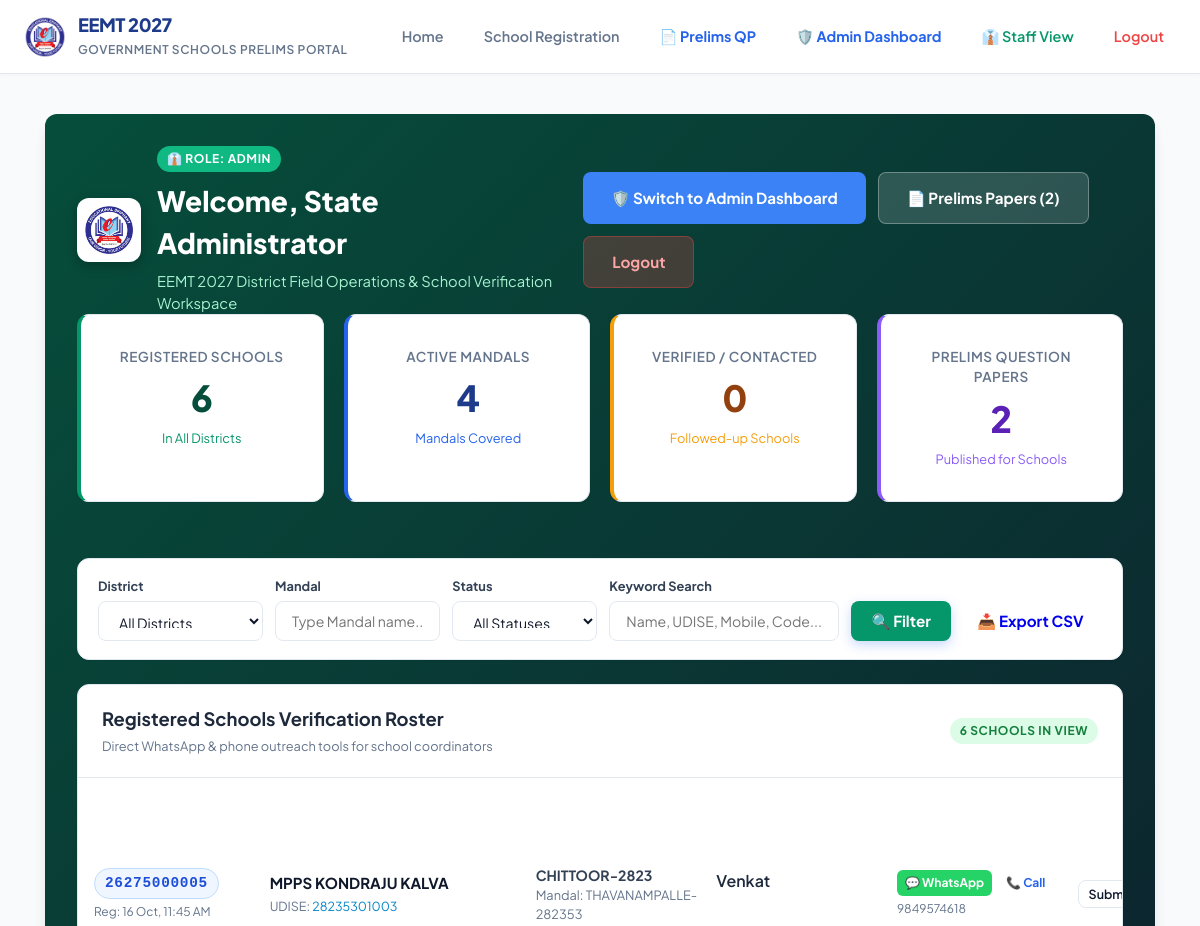
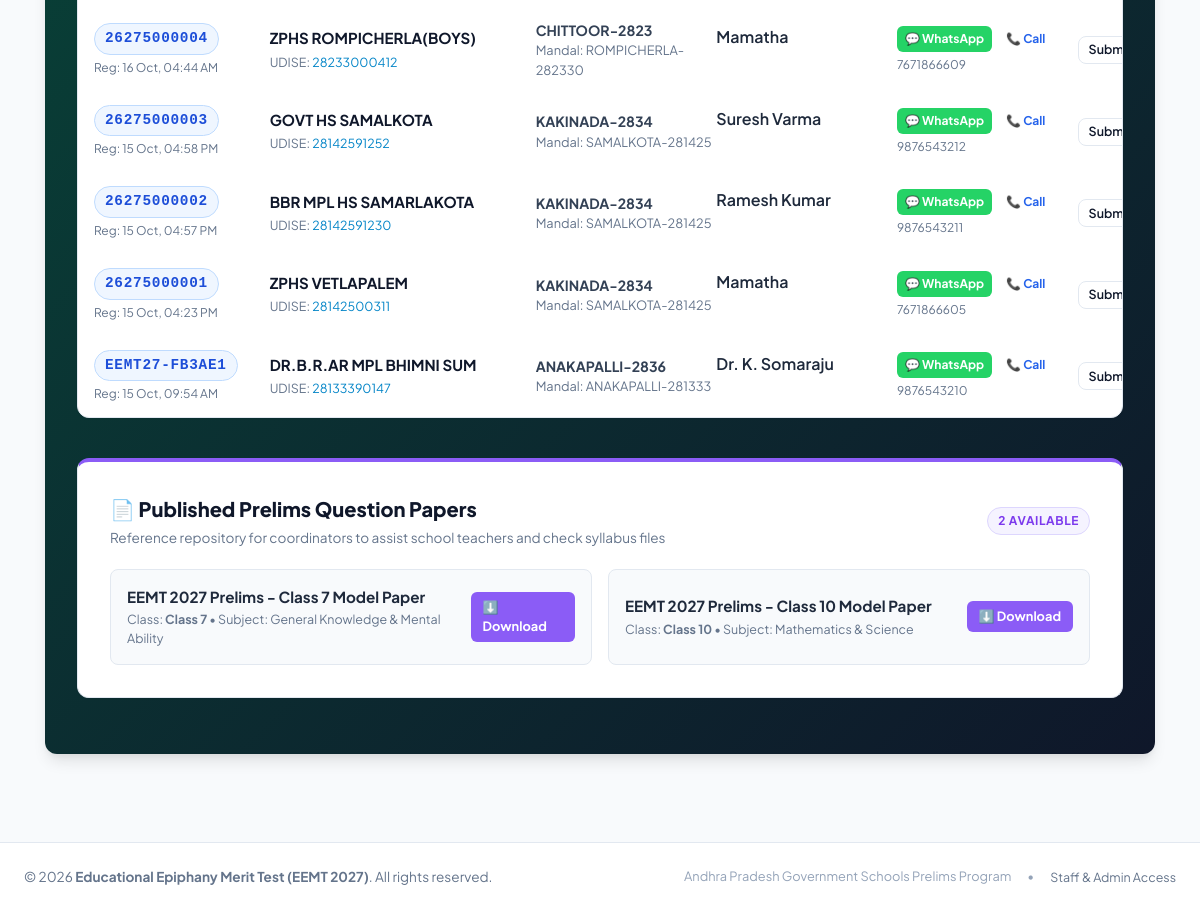
The app's page /staff/dashboard.php (signed in), older data (2 pictures, top to bottom).
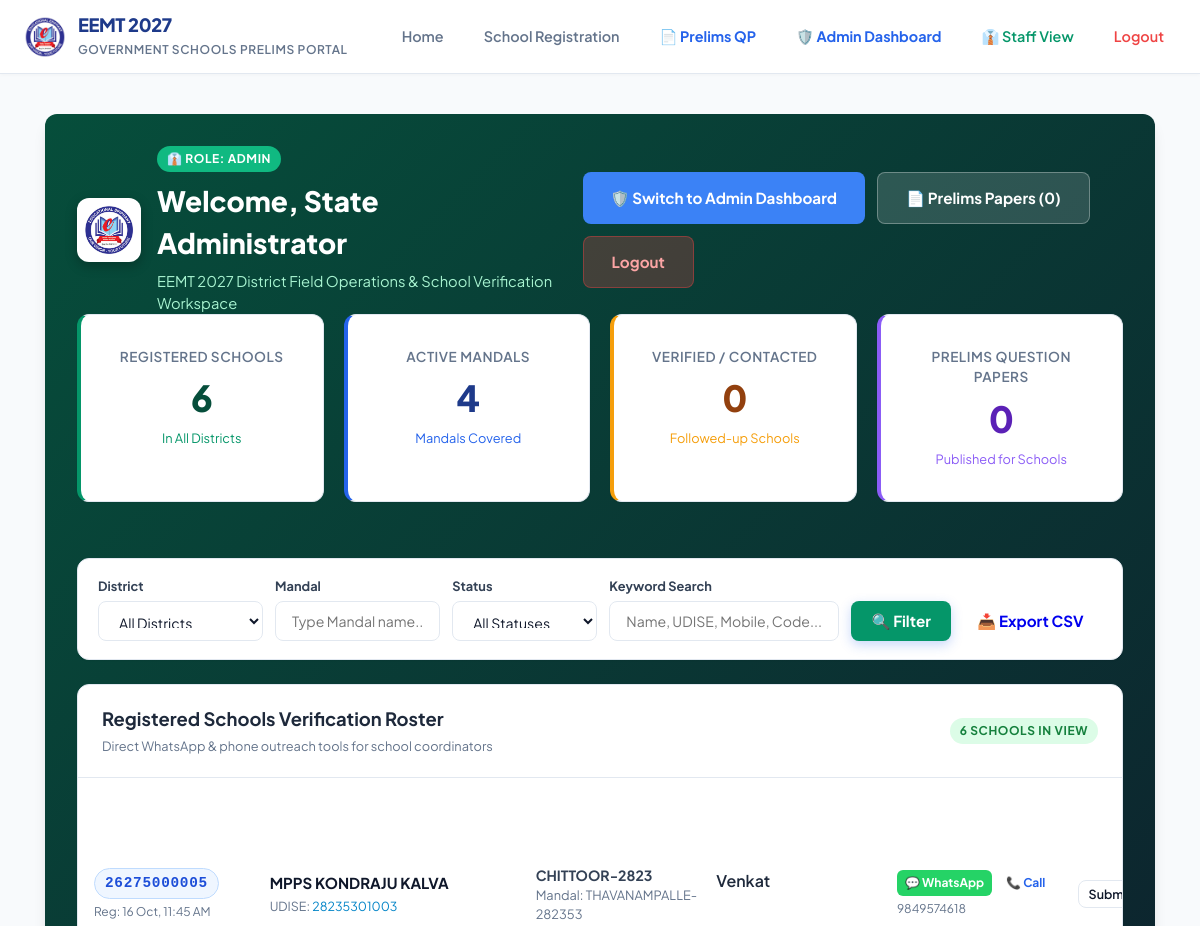
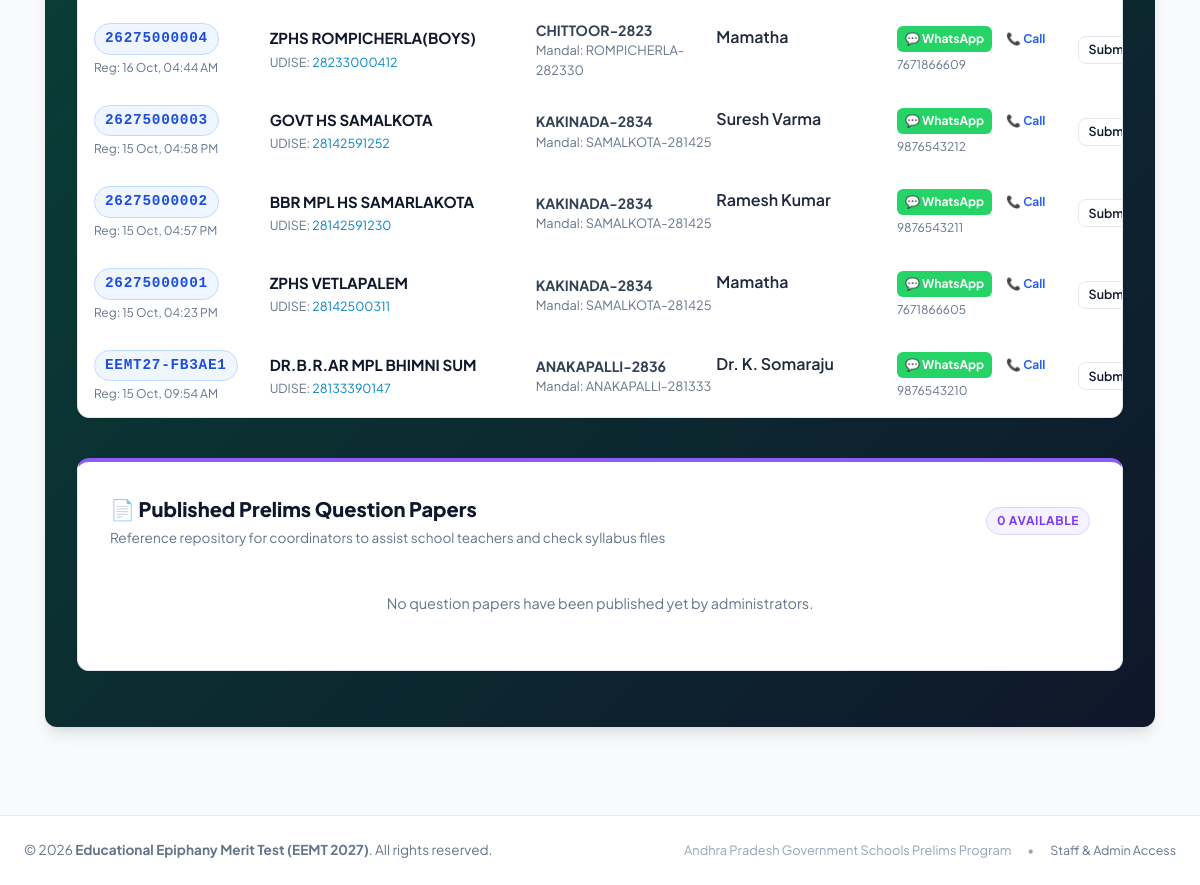
The same page, newer data (2 pictures, top to bottom).
### tables this page shows
CREATE TABLE school_registrations_2027 (
            id INTEGER PRIMARY KEY AUTOINCREMENT,
            reference_id TEXT NOT NULL UNIQUE,
            school_id INTEGER NULL,
            district TEXT NOT NULL,
            mandal TEXT NOT NULL,
            school_name TEXT NOT NULL,
            unique_code TEXT NOT NULL,
            contact_person TEXT NOT NULL,
            designation TEXT NOT NULL,
            mobile TEXT NOT NULL,
            email TEXT NOT NULL,
            ip_address TEXT NULL,
            status TEXT DEFAULT 'submitted',
            created_at TEXT DEFAULT CURRENT_TIMESTAMP
        );

CREATE TABLE question_papers (
            id INTEGER PRIMARY KEY AUTOINCREMENT,
            title TEXT NOT NULL,
            class TEXT NOT NULL,
            subject TEXT DEFAULT 'General',
            file_path TEXT NOT NULL,
            file_size INTEGER DEFAULT 0,
            is_published INTEGER DEFAULT 0,
            published_at TEXT NULL,
            uploaded_by TEXT NULL,
            created_at TEXT DEFAULT CURRENT_TIMESTAMP
        );

### includes/auth.php (called while the page is built, shortened)
<?php
function isStaffLoggedIn(): bool {
    return isset($_SESSION['user']) && !empty($_SESSION['user']['username']);
}
function isAdmin(): bool {
    return isStaffLoggedIn() && (($_SESSION['user']['role'] ?? '') === 'admin');
}
function currentUser(): ?array {
    return $_SESSION['user'] ?? null;
}

### staff/dashboard.php (the view, shortened to what the changed rows need)
<?php
require_once __DIR__ . '/../includes/auth.php';
$user = currentUser();
$pdo = getDB();
$where = [];
$params = [];
$whereSql = !empty($where) ? "WHERE " . implode(" AND ", $where) : "";
$papersStmt = $pdo->query("SELECT * FROM question_papers WHERE is_published = 1 ORDER BY id DESC");
$questionPapers = $papersStmt->fetchAll(PDO::FETCH_ASSOC);
$stmt = $pdo->prepare("SELECT sr.* FROM school_registrations_2027 sr {$whereSql} ORDER BY sr.id DESC");
$stmt->execute($params);
$registrations = $stmt->fetchAll(PDO::FETCH_ASSOC);
require_once __DIR__ . '/../includes/header.php';
?>
<div class="container" style="max-width: 1200px;">
    <div class="card" style="margin-bottom: 1.5rem; background: linear-gradient(135deg, #064e3b, #0f172a); color: white; border: none; box-shadow: var(--shadow-lg);">
        <div style="display: flex; justify-content: space-between; align-items: center; flex-wrap: wrap; gap: 1rem;">
            <div style="display: flex; align-items: center; gap: 16px;">
                <div>
                <h2 style="font-size: 1.75rem; font-weight: 800; color: white; margin: 0 0 0.35rem;">
                    Welcome, <?php echo htmlspecialchars($user['name'] ?? $user['username']); ?>
                </h2>
            </div>
            <div style="display: flex; gap: 0.75rem; flex-wrap: wrap;">
                <?php if (isAdmin()): ?>
                    <a href="../admin/dashboard.php" class="btn" style="background: #3b82f6; color: white;">
                        🛡️ Switch to Admin Dashboard
                    </a>
                <?php endif; ?>
                <a href="#papers-section" class="btn" style="background: rgba(255, 255, 255, 0.15); color: white; border: 1px solid rgba(255, 255, 255, 0.3);">
                    📄 Prelims Papers (<?php echo count($questionPapers); ?>)
                </a>
                <a href="../logout.php" class="btn" style="background: rgba(239, 68, 68, 0.25); color: #fca5a5; border: 1px solid rgba(239, 68, 68, 0.4);">
                    Logout
                </a>
            </div>
        </div>
    </div>
    <div style="display: grid; grid-template-columns: repeat(auto-fit, minmax(220px, 1fr)); gap: 1.25rem; margin-bottom: 2rem;">
        <div class="card" style="text-align: center; border-left: 4px solid #8b5cf6;">
            <div style="font-size: 0.85rem; font-weight: 600; text-transform: uppercase; color: #64748b; letter-spacing: 0.5px;">Prelims Question Papers</div>
            <div style="font-size: 2.25rem; font-weight: 800; color: #5b21b6; margin-top: 0.25rem;"><?php echo count($questionPapers); ?></div>
            <div style="font-size: 0.8rem; color: #8b5cf6; margin-top: 0.25rem;">Published for Schools</div>
        </div>
    </div>
    <div class="card" style="padding: 0; overflow: hidden; margin-bottom: 2.5rem;">
        <?php if (empty($registrations)): ?>
            <div style="padding: 3rem; text-align: center; color: #64748b;">
                <div style="font-size: 2.5rem; margin-bottom: 0.5rem;">🏫</div>
                <h4 style="font-weight: 700; color: #334155; margin-bottom: 0.25rem;">No School Registrations Found</h4>
                <p style="font-size: 0.9rem; margin: 0;">Try adjusting your search or filters.</p>
            </div>
        <?php else: ?>
        <div class="table-responsive" style="overflow-x: auto; width: 100%;">
                <table class="table" style="width: 100%; min-width: 1150px; border-collapse: collapse;">
                    <thead>
                        <tr>
                            <th style="width: 160px; min-width: 160px; padding: 14px 16px;">EEMTSRC (Ref ID)</th>
                            <th style="width: 340px; min-width: 280px; padding: 14px 16px;">School Details</th>
                            <th style="width: 200px; min-width: 180px; padding: 14px 16px;">Location</th>
                            <th style="width: 200px; min-width: 180px; padding: 14px 16px;">In-Charge Person</th>
                            <th style="width: 200px; min-width: 180px; padding: 14px 16px;">Outreach / Actions</th>
                            <th style="width: 160px; min-width: 150px; padding: 14px 16px;">Status Tracking</th>
                        </tr>
                    </thead>
                    <tbody>
                        <?php foreach ($registrations as $row):
                            $rawPhone = preg_replace('/[^0-9]/', '', $row['mobile']);
                            $cleanPhone = strlen($rawPhone) === 10 ? '91' . $rawPhone : $rawPhone;
                            $waText = rawurlencode("Respected Headmaster, Greetings from EEMT 2027 Coordinator Team.\nRegarding your registration for " . $row['school_name'] . " (EEMTSRC: " . $row['reference_id'] . "). Please let us know if you have received the Prelims Question Papers.");
                        ?>
                            <tr>
                                <td style="padding: 14px 16px; vertical-align: middle;">
                                    <span class="badge" style="background: #eff6ff; color: #1d4ed8; font-family: monospace; font-size: 0.9rem; font-weight: 700; border: 1px solid #bfdbfe; white-space: nowrap;">
                                        <?php echo htmlspecialchars($row['reference_id']); ?>
                                    </span>
                                    <div style="font-size: 0.75rem; color: var(--text-muted); margin-top: 4px; white-space: nowrap;">
                                        Reg: <?php echo date('d M, h:i A', strtotime($row['created_at'])); ?>
                                    </div>
                                </td>
                                <td style="padding: 14px 16px; vertical-align: middle;">
                                    <strong style="color: #0f172a; display: block; font-size: 0.94rem; line-height: 1.4;">
                                        <?php echo htmlspecialchars($row['school_name']); ?>
                                    </strong>
                                    <span style="font-size: 0.78rem; color: #64748b;">
                                        UDISE: <code style="color: #0284c7;"><?php echo htmlspecialchars($row['unique_code']); ?></code>
                                    </span>
                                </td>
                                <td>
                                    <div style="font-weight: 700; color: #334155; font-size: 0.88rem;"><?php echo htmlspecialchars($row['district']); ?></div>
                                    <div style="font-size: 0.8rem; color: #64748b;">Mandal: <?php echo htmlspecialchars($row['mandal']); ?></div>
                                </td>
                                <td>
                                    <div style="font-weight: 600; color: #1e293b;"><?php echo htmlspecialchars($row['contact_person']); ?></div>
                                    <span class="badge badge-info" style="font-size: 0.7rem;"><?php echo htmlspecialchars($row['designation']); ?></span>
                                </td>
                                <td>
                                    <div style="display: flex; gap: 6px; align-items: center; flex-wrap: wrap;">
                                        <?php if (!empty($cleanPhone)): ?>
                                            <a href="https://api.whatsapp.com/send?phone=<?php echo $cleanPhone; ?>&text=<?php echo $waText; ?>" target="_blank" rel="noopener noreferrer" class="btn" style="background: #25d366; color: white; padding: 4px 8px; font-size: 0.75rem; border-radius: 6px; text-decoration: none; font-weight: 700;" title="Send WhatsApp Message">
                                                💬 WhatsApp
                                            </a>
                                            <a href="tel:<?php echo htmlspecialchars($row['mobile']); ?>" class="btn btn-outline" style="padding: 4px 8px; font-size: 0.75rem; border-radius: 6px; color: #2563eb;" title="Call Headmaster">
                                                📞 Call
                                            </a>
                                        <?php else: ?>
                                            <span style="font-size: 0.75rem; color: var(--text-muted);">No phone</span>
                                        <?php endif; ?>
                                    </div>
                                    <div style="font-size: 0.75rem; color: #64748b; margin-top: 4px;">
                                        <?php echo htmlspecialchars($row['mobile']); ?>
                                    </div>
                                </td>
                                <td>
                                    <form method="POST" action="dashboard.php" style="display: flex; gap: 4px; align-items: center;">
                                        <select name="status" class="form-select" style="font-size: 0.78rem; padding: 4px 6px; width: auto; font-weight: 600;" onchange="this.form.submit()">
                                            <option value="submitted" <?php echo ($row['status'] ?? '') === 'submitted' ? 'selected' : ''; ?>>Submitted</option>
                                        </select>
                                    </form>
                                </td>
                            </tr>
                        <?php endforeach; ?>
                    </tbody>
                </table>
            </div>
        <?php endif; ?>
    </div>
    <div id="papers-section" class="card" style="border-top: 4px solid #8b5cf6;">
        <div style="display: flex; justify-content: space-between; align-items: center; margin-bottom: 1.25rem;">
            <div>
                <h3 style="font-size: 1.25rem; font-weight: 800; color: #0f172a; margin: 0 0 0.25rem;">
                </h3>
                <p style="font-size: 0.85rem; color: var(--text-muted); margin: 0;">
                </p>
            </div>
            <span class="badge" style="background: #f5f3ff; color: #7c3aed; font-weight: 700; border: 1px solid #ddd6fe;">
                <?php echo count($questionPapers); ?> Available
            </span>
        </div>
        <?php if (empty($questionPapers)): ?>
            <div style="padding: 1.5rem; text-align: center; color: var(--text-muted); font-size: 0.9rem;">
                No question papers have been published yet by administrators.
            </div>
        <?php else: ?>
            <div style="display: grid; grid-template-columns: repeat(auto-fit, minmax(280px, 1fr)); gap: 1rem;">
                <?php foreach ($questionPapers as $paper): ?>
                    <div style="background: #f8fafc; border: 1px solid #e2e8f0; border-radius: 8px; padding: 1rem; display: flex; justify-content: space-between; align-items: center;">
                        <div>
                            <div style="font-weight: 700; color: #1e293b; font-size: 0.95rem;">
                                <?php echo htmlspecialchars($paper['title']); ?>
                            </div>
                            <div style="font-size: 0.78rem; color: #64748b; margin-top: 2px;">
                                Class: <strong><?php echo htmlspecialchars($paper['class']); ?></strong> &bull; Subject: <?php echo htmlspecialchars($paper['subject'] ?? 'General'); ?>
                            </div>
                        </div>
                        <a href="../school/download_paper.php?id=<?php echo $paper['id']; ?>" class="btn" style="background: #8b5cf6; color: white; padding: 6px 12px; font-size: 0.8rem; border-radius: 6px; text-decoration: none; font-weight: 700;">
                            ⬇️ Download
                        </a>
                    </div>
                <?php endforeach; ?>
            </div>
        <?php endif; ?>
    </div>
</div>
<?php require_once __DIR__ . '/../includes/footer.php'; ?>

Row changes from the older to the newer data that the page shows:
no longer on this page (row edited): question_papers: title "EEMT 2027 Prelims - Class 7 Model Paper", class "Class 7", subject "General Knowledge & Mental Ability"
no longer on this page (row edited): question_papers: title "EEMT 2027 Prelims - Class 10 Model Paper", class "Class 10", subject "Mathematics & Science"
Text that changed along with them:
count($questionPapers): "2" → "0"
text now shown: "No question papers have been published yet by administrators."
